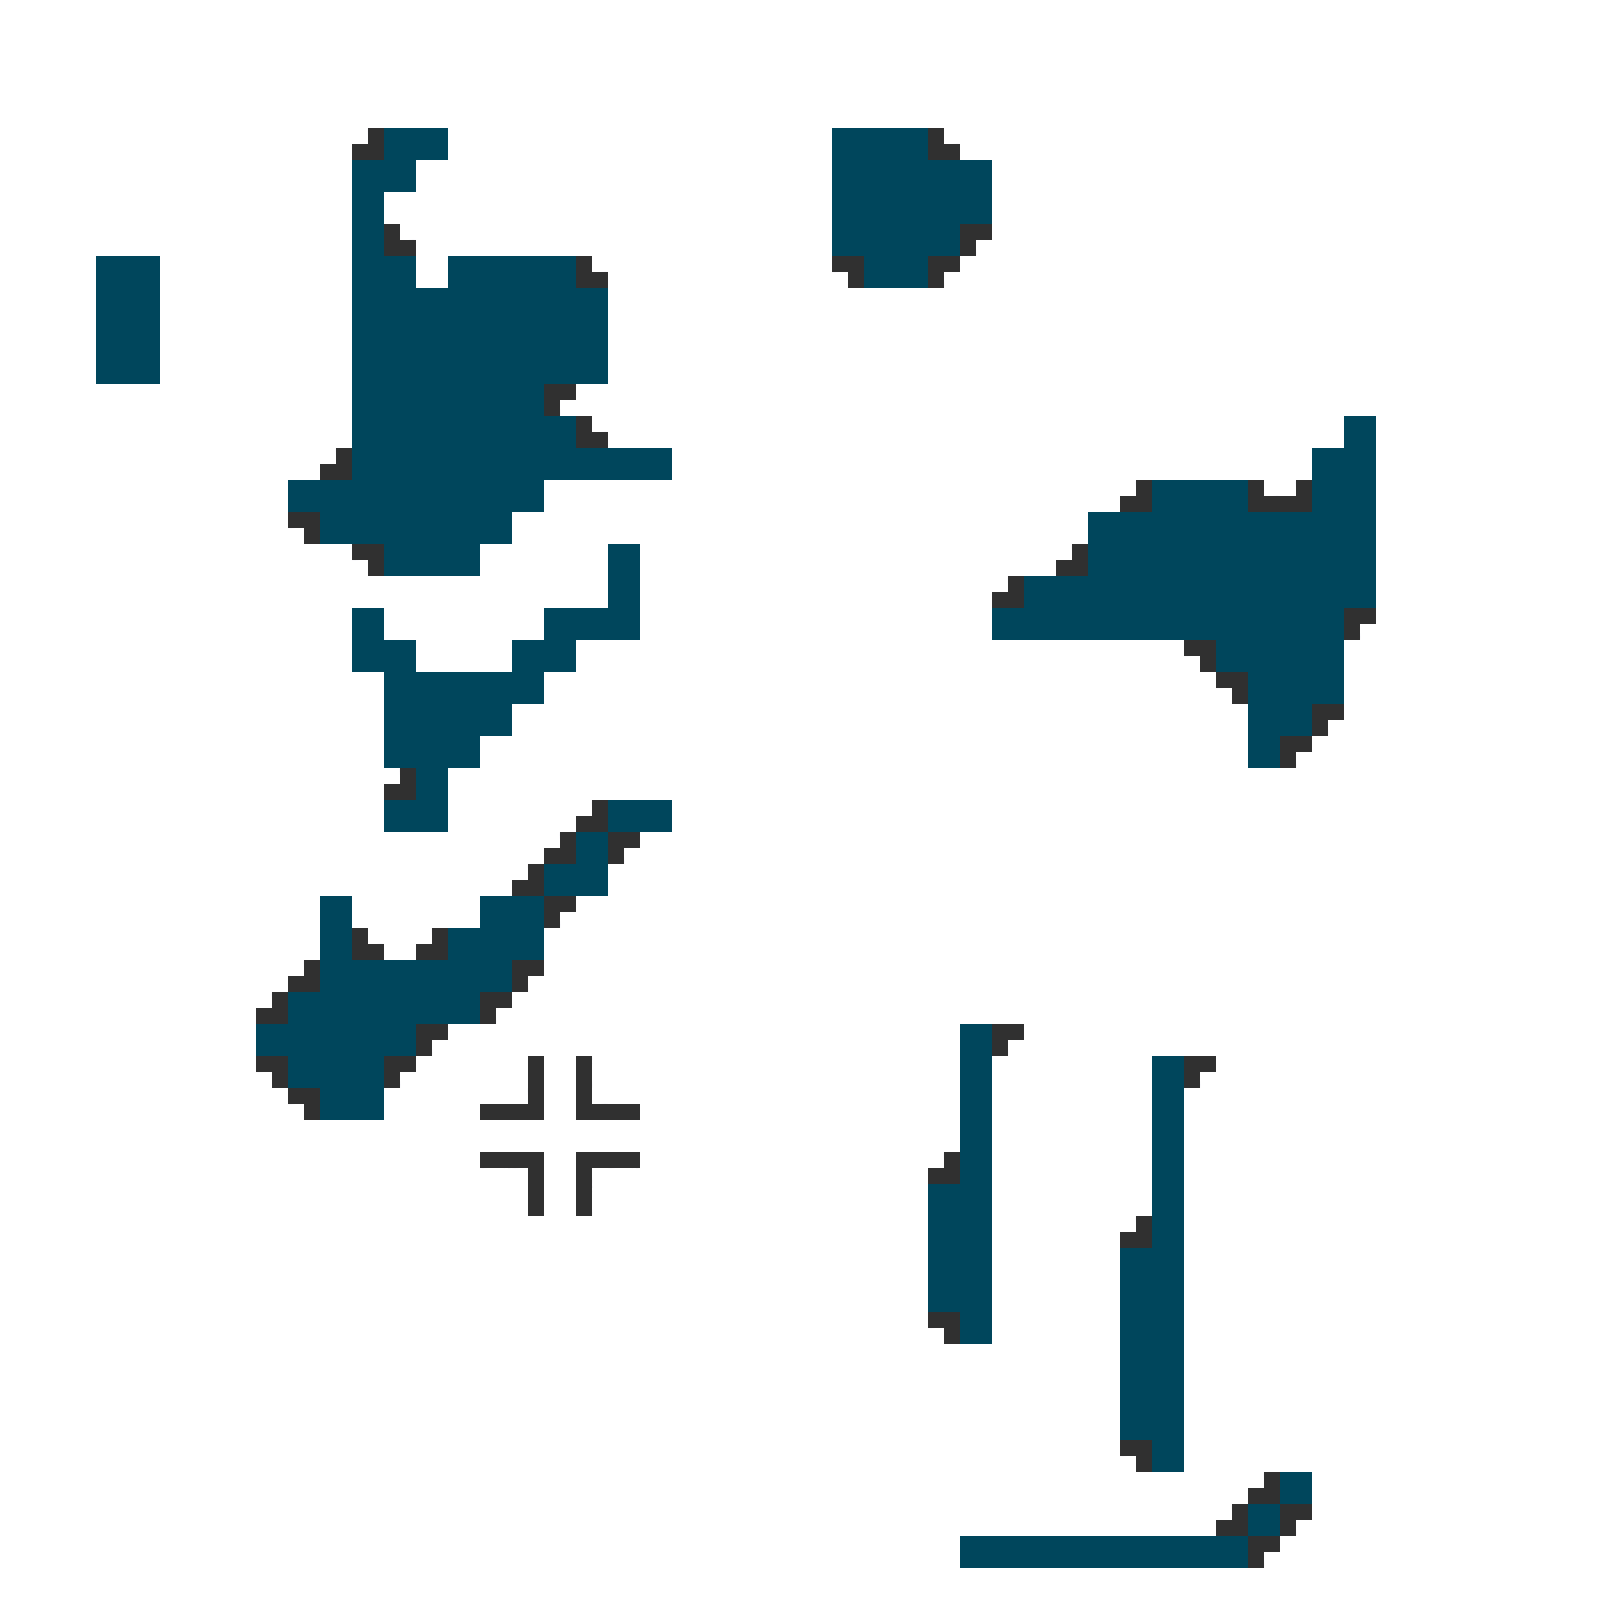

The image is a tile-based game level rendered from a .tmx file. Its description and source (layers, tilesets, objects; grid data summarised) follow:
An orthogonal 50x50 tile map with 32x32 px tiles, 1 tile layer (Layer1).

<map version="1.0" orientation="orthogonal" renderorder="right-down" width="50" height="50" tilewidth="32" tileheight="32" nextobjectid="1">
 <tileset firstgid="1" name="mapTileset" tilewidth="32" tileheight="32">
  <image source="mapTileset.png" width="128" height="128" />
  <tile id="0">
   <properties>
    <property name="collidable" value="1" />
   </properties>
  </tile>
  <tile id="1">
   <properties>
    <property name="collidable" value="1" />
   </properties>
  </tile>
  <tile id="2">
   <properties>
    <property name="collidable" value="1" />
   </properties>
  </tile>
  <tile id="3">
   <properties>
    <property name="collidable" value="1" />
   </properties>
  </tile>
  <tile id="4">
   <properties>
    <property name="collidable" value="1" />
   </properties>
  </tile>
  <tile id="5">
   <properties>
    <property name="collidable" value="1" />
   </properties>
  </tile>
  <tile id="6">
   <properties>
    <property name="collidable" value="1" />
   </properties>
  </tile>
  <tile id="7">
   <properties>
    <property name="collidable" value="1" />
   </properties>
  </tile>
  <tile id="8">
   <properties>
    <property name="collidable" value="1" />
   </properties>
  </tile>
  <tile id="9">
   <properties>
    <property name="collidable" value="1" />
   </properties>
  </tile>
  <tile id="10">
   <properties>
    <property name="collidable" value="1" />
   </properties>
  </tile>
  <tile id="11">
   <properties>
    <property name="collidable" value="1" />
   </properties>
  </tile>
  <tile id="12">
   <properties>
    <property name="collidable" value="1" />
   </properties>
  </tile>
  <tile id="13">
   <properties>
    <property name="collidable" value="0" />
   </properties>
  </tile>
 </tileset>
 <layer name="Layer1" width="50" height="50">
  <data>[2500 cells, 2500 non-empty, 10 distinct tile ids]</data>
 </layer>
</map>